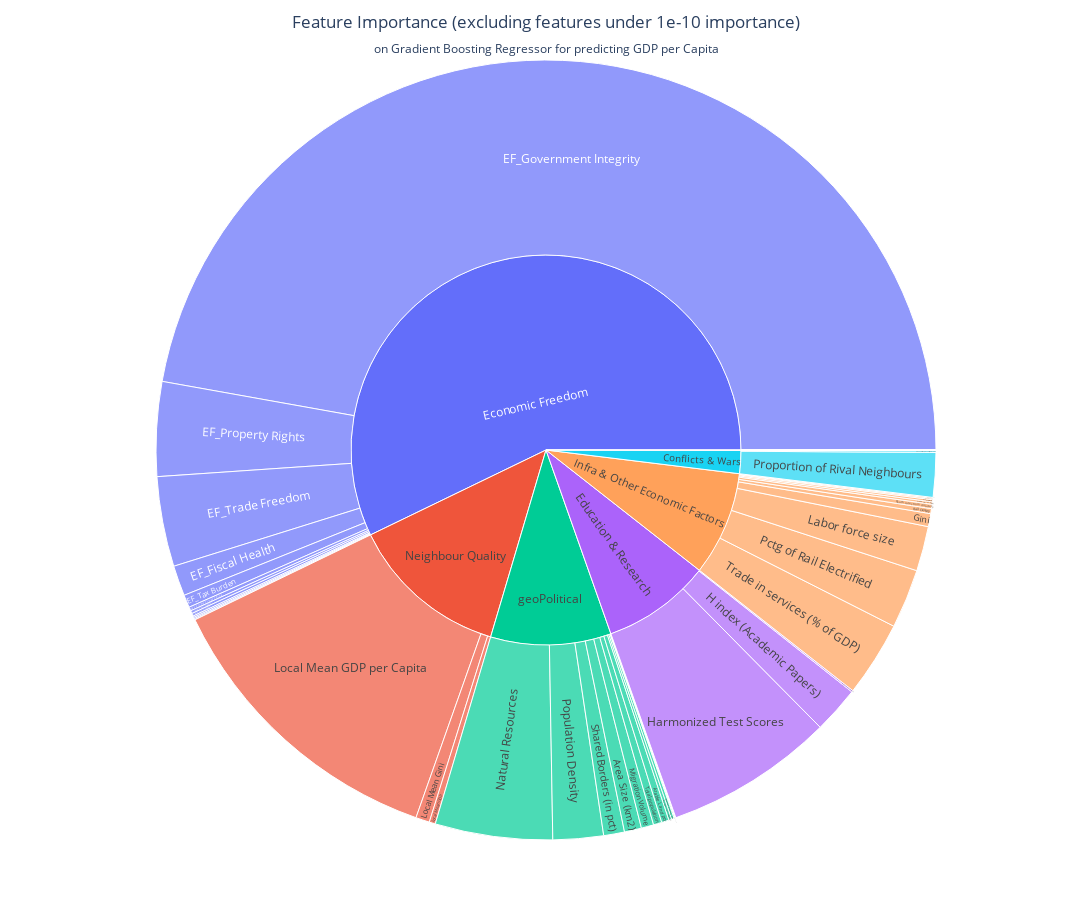

The cell this chart's notebook holds for it:
### Code cell
def plotSunBurst(df, title):
    # Grouping the data by 'Feature Group' and 'Feature' and summing up the 'Importance'
    grouped_data = df.groupby(['Feature Group', 'Feature']).agg({'Importance': 'sum'}).reset_index()

    # Calculate the total importance
    total_importance = grouped_data['Importance'].sum()

    # Filter out rows with zero or near-zero importance
    filtered_data = grouped_data #[grouped_data['Importance'] > 1e-10].copy()

    # Calculate the relative importance as a proportion of the total
    filtered_data.loc[:, 'Relative Importance'] = filtered_data['Importance'] / total_importance

    # Create the sunburst plot with relative importance
    fig = px.sunburst(
        filtered_data,
        path=['Feature Group', 'Feature'],  # Define the hierarchy
        values='Relative Importance',       # Define the size of the sunburst sectors as a proportion of the total
    )

    # Update the layout with the specified title and adjusted width and height
    fig.update_layout(
        title={
            'text': title,
            'y': 0.97,
            'x': 0.5,
            'xanchor': 'center',
            'yanchor': 'top'
        },
        width=1270,   # Adjust the width as needed
        height=920    # Adjust the height as needed
    )

    # Show the plot
    fig.show()


plotSunBurst(
    feature_importance_df,
    f"Feature Importance (excluding features under 1e-10 importance)<br><sub>on Gradient Boosting Regressor for predicting GDP per Capita</sub>")

### Figure 1 — Plotly figure (JSON) as saved in the notebook; plotly's stock layout.template omitted (floating-point values rounded to 4 significant figures)
{"data": [{"branchvalues": "total", "domain": {"x": [0, 1], "y": [0, 1]}, "hovertemplate": "labels=%{label}<br>Relative Importance=%{value}<br>parent=%{parent}<br>id=%{id}<extra></extra>", "ids": ["geoPolitical/Amount of Country Neighbours", "Conflicts & Wars/Amount of Major Conflicts_Since 1900", "Infra & Other Economic Factors/Amount of Ports", "geoPolitical/Arable Land pct", "geoPolitical/Area Size (km2)", "geoPolitical/ClimateType_AF", "geoPolitical/ClimateType_AM", "geoPolitical/ClimateType_AW", "geoPolitical/ClimateType_BS", "geoPolitical/ClimateType_BW", "geoPolitical/ClimateType_CF", "geoPolitical/ClimateType_CW", "geoPolitical/ClimateType_DF", "Infra & Other Economic Factors/Death rates from disasters", "geoPolitical/Distance from Equator", "Economic Freedom/EF_Business Freedom", "Economic Freedom/EF_Financial Freedom", "Economic Freedom/EF_Fiscal Health", "Economic Freedom/EF_Government Integrity", "Economic Freedom/EF_Government Spending", "Economic Freedom/EF_Investment Freedom", "Economic Freedom/EF_Judicial Effectiveness", "Economic Freedom/EF_Labor Freedom", "Economic Freedom/EF_Monetary Freedom", "Economic Freedom/EF_Property Rights", "Economic Freedom/EF_Tax Burden", "Economic Freedom/EF_Trade Freedom", "geoPolitical/Expanded EconZone Area", "Infra & Other Economic Factors/Gini", "Education & Research/H index (Academic Papers)", "Education & Research/Harmonized Test Scores", "Infra & Other Economic Factors/Inflation CPI", "Infra & Other Economic Factors/Labor force size", "Neighbour Quality/Local Mean GDP", "Neighbour Quality/Local Mean GDP per Capita", "Neighbour Quality/Local Mean Gini", "geoPolitical/Migration Volume", "geoPolitical/Natural Resources", "Infra & Other Economic Factors/Pctg of Rail Electrified", "geoPolitical/Population Density", "Conflicts & Wars/Proportion of Rival Neighbours", "Education & Research/Qualified Labor Force pct", "Infra & Other Economic Factors/Rail Density", "Infra & Other Economic Factors/Real interest rate", "Religion/Religion_buddhism", "Religion/Religion_christianity", "Religion/Religion_folk", "Religion/Religion_hinduism", "Religion/Religion_islam", "Religion/Religion_no religion", "geoPolitical/Shared Borders (in pct)", "geoPolitical/Total population", "Infra & Other Economic Factors/Trade (% of GDP)", "Infra & Other Economic Factors/Trade in services (% of GDP)", "geoPolitical/n_accessToSea", "Conflicts & Wars", "Economic Freedom", "Education & Research", "Infra & Other Economic Factors", "Neighbour Quality", "Religion", "geoPolitical"], "labels": ["Amount of Country Neighbours", "Amount of Major Conflicts_Since 1900", "Amount of Ports", "Arable Land pct", "Area Size (km2)", "ClimateType_AF", "ClimateType_AM", "ClimateType_AW", "ClimateType_BS", "ClimateType_BW", "ClimateType_CF", "ClimateType_CW", "ClimateType_DF", "Death rates from disasters", "Distance from Equator", "EF_Business Freedom", "EF_Financial Freedom", "EF_Fiscal Health", "EF_Government Integrity", "EF_Government Spending", "EF_Investment Freedom", "EF_Judicial Effectiveness", "EF_Labor Freedom", "EF_Monetary Freedom", "EF_Property Rights", "EF_Tax Burden", "EF_Trade Freedom", "Expanded EconZone Area", "Gini", "H index (Academic Papers)", "Harmonized Test Scores", "Inflation CPI", "Labor force size", "Local Mean GDP", "Local Mean GDP per Capita", "Local Mean Gini", "Migration Volume", "Natural Resources", "Pctg of Rail Electrified", "Population Density", "Proportion of Rival Neighbours", "Qualified Labor Force pct", "Rail Density", "Real interest rate", "Religion_buddhism", "Religion_christianity", "Religion_folk", "Religion_hinduism", "Religion_islam", "Religion_no religion", "Shared Borders (in pct)", "Total population", "Trade (% of GDP)", "Trade in services (% of GDP)", "n_accessToSea", "Conflicts & Wars", "Economic Freedom", "Education & Research", "Infra & Other Economic Factors", "Neighbour Quality", "Religion", "geoPolitical"], "name": "", "parents": ["geoPolitical", "Conflicts & Wars", "Infra & Other Economic Factors", "geoPolitical", "geoPolitical", "geoPolitical", "geoPolitical", "geoPolitical", "geoPolitical", "geoPolitical", "geoPolitical", "geoPolitical", "geoPolitical", "Infra & Other Economic Factors", "geoPolitical", "Economic Freedom", "Economic Freedom", "Economic Freedom", "Economic Freedom", "Economic Freedom", "Economic Freedom", "Economic Freedom", "Economic Freedom", "Economic Freedom", "Economic Freedom", "Economic Freedom", "Economic Freedom", "geoPolitical", "Infra & Other Economic Factors", "Education & Research", "Education & Research", "Infra & Other Economic Factors", "Infra & Other Economic Factors", "Neighbour Quality", "Neighbour Quality", "Neighbour Quality", "geoPolitical", "geoPolitical", "Infra & Other Economic Factors", "geoPolitical", "Conflicts & Wars", "Education & Research", "Infra & Other Economic Factors", "Infra & Other Economic Factors", "Religion", "Religion", "Religion", "Religion", "Religion", "Religion", "geoPolitical", "geoPolitical", "Infra & Other Economic Factors", "Infra & Other Economic Factors", "geoPolitical", "", "", "", "", "", "", ""], "type": "sunburst", "values": [0.0003712, 0.0007291, 0.0008756, 0.003078, 0.007073, 0, 6.185e-05, 5.205e-05, 0.0001584, 0, 0, 6.63e-05, 0, 0.001789, 0.001186, 0.00115, 0.0005371, 0.01259, 0.4718, 0.001614, 0.001205, 0.0006234, 0.0001033, 0.0004558, 0.03907, 0.005261, 0.03728, 0.001089, 0.005389, 0.01939, 0.07009, 0.0004468, 0.01858, 0.002547, 0.1242, 0.00573, 0.005137, 0.0486, 0.02455, 0.02088, 0.01841, 0.0006493, 0.002079, 0.000516, 0, 0, 2.443e-09, 0, 1.348e-05, 0.0002714, 0.008619, 0.003466, 0.000989, 0.03121, 1.599e-05, 0.01914, 0.5717, 0.09013, 0.08642, 0.1325, 0.0002849, 0.09986]}], "layout": {"height": 920, "legend": {"tracegroupgap": 0}, "margin": {"t": 60}, "title": {"text": "Feature Importance (excluding features under 1e-10 importance)<br><sub>on Gradient Boosting Regressor for predicting GDP per Capita</sub>", "x": 0.5, "xanchor": "center", "y": 0.97, "yanchor": "top"}, "width": 1270}}
